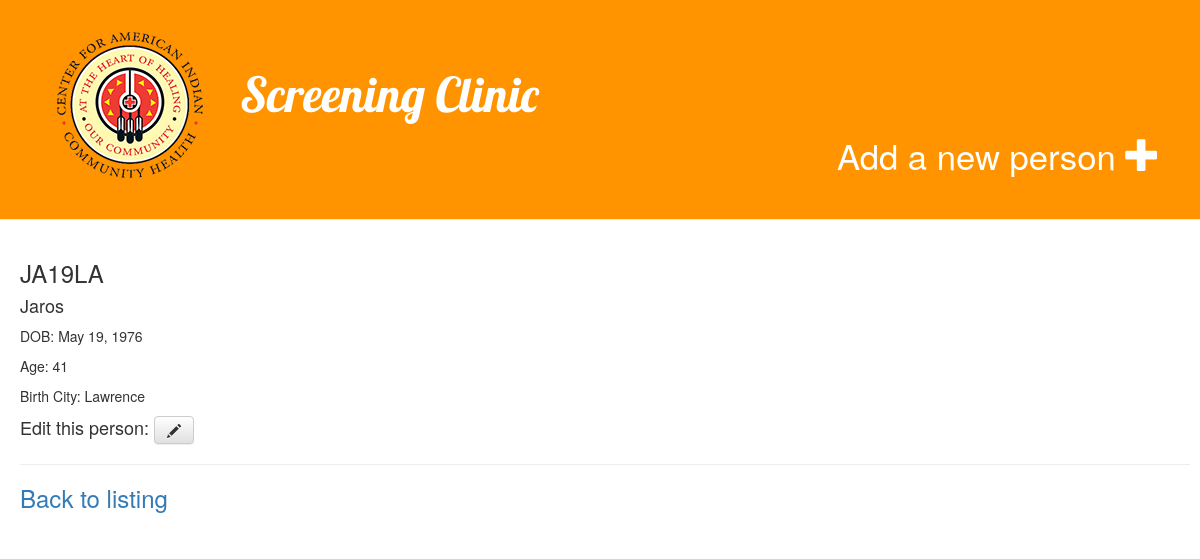
The app's page /person/3/ (signed in) with its own data.
### demo/models.py (models this page shows, shortened)
class Person(models.Model):
    unique_id = models.CharField(max_length=6, blank=True)
    maiden_name = models.CharField(max_length=25)
    birth_date = models.DateField()
    city_of_birth = models.CharField(max_length=25)
    @property
    def age(self):
        today = date.today()
        return today.year - self.birth_date.year - ((today.month, today.day) < (self.birth_date.month, self.birth_date.day))

### demo/views.py (the view)
# urls.py: url(r'^person/(?P<pk>\d+)/$', views.demo_detail, name='demo_detail'),
@login_required
def demo_detail(request, pk):
    person = get_object_or_404(Person, pk=pk)
    return render(request, 'demo/demo_detail.html', {'person': person})

### demo/templates/demo/demo_detail.html
{% extends 'demo/base.html' %}
{% block content %}
    <div class="person">
        <h3>{{ person.unique_id }}</h3>
        <h4>{{ person.maiden_name }}</h4>
        <p>DOB: {{ person.birth_date }}</p>
        <p>Age: {{ person.age }}</p>
        <p>Birth City: {{ person.city_of_birth }}</p>
        {% if user.is_authenticated %}
        <h4>Edit this person: <a class="btn btn-default" href="{% url 'demo_edit' pk=person.pk %}"><span class="glyphicon glyphicon-pencil"></span></a></h4>
        {% endif %}
        <hr>
     <h3><a href="{% url 'demo_list' %}">Back to listing</a></h3>
    </div>
{% endblock %}

### demo/static/css/demo.css (style rules this page uses)
.person { margin-bottom: 20px; }
.person h3 a, .person h3 a:visited, .person h3 a:hover { text-decoration: none; }

### records on screen
Person: unique_id "JA19LA", maiden_name "Jaros", birth_date "May 19, 1976", age "41", city_of_birth "Lawrence"
